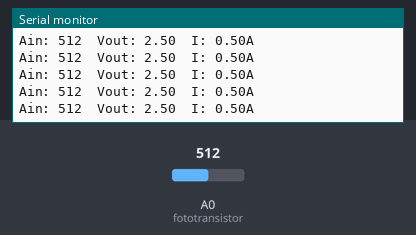
The sketch below on a simulated Arduino Uno, built with avr-gcc and run on an emulated ATmega328P. On the bench: the last lines printed to the serial monitor. Inputs (shaded band) come from the test bench; at power-on: A0 (fototransistor) = 512.

Above: at 1.2 s.
1.3 s: A0 (fototransistor) set to 106
At 1.33 s:
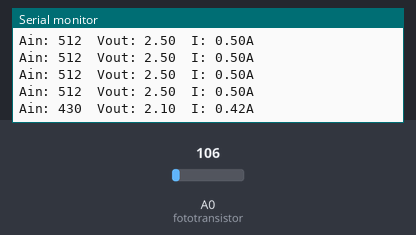
4.3 s: A0 (fototransistor) set to 95
At 4.3 s:
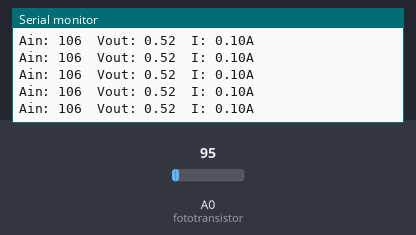
Timing chart, 0 to 7.3 s (numbered marks = the images above; inputs shaded):
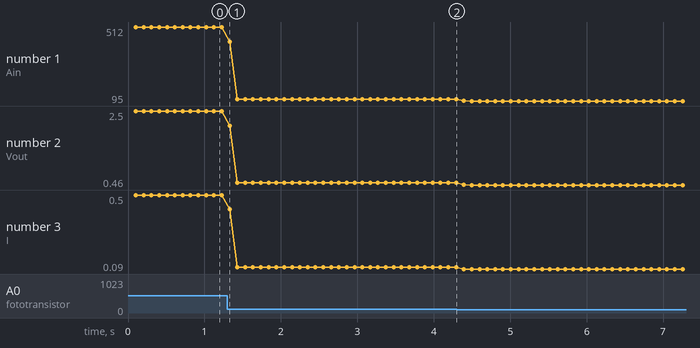

The sketch:

practica5.ino
```cpp
int fototransistor = A0;
const int numMuestras = 10;
int muestras[numMuestras];
void setup() {
  // put your setup code here, to run once:
  Serial.begin(9600);
}

void loop() {
  // put your main code here, to run repeatedly:
  int promedio;
  int i;

  for (i=0;i < numMuestras;i++){
    muestras[i] = analogRead(fototransistor);
    delay(10);
  }

  promedio = 0;
  for (i=0; i < numMuestras;i++){
    promedio += muestras[i];
  }

  promedio /= numMuestras;

  Serial.print("Ain: ");
  Serial.print(promedio);

  float voltaje;
  voltaje = (float)promedio*5/1023;

  Serial.print("\tVout: ");
  Serial.print(voltaje);

  float corriente;
  corriente = voltaje/5;

  Serial.print("\tI: ");
  Serial.print(corriente);
  Serial.println("A");
}
```

Measured:
- after the input at 1.3 s, the serial monitor: prints a new line at once (image 1)
- plotted number 1: 512 → 106 after the input at 1.3 s, 106 → 95 after the input at 4.3 s
- plotted number 2: 2.5 → 0.52 after the input at 1.3 s, 0.52 → 0.46 after the input at 4.3 s
- plotted number 3: 0.5 → 0.1 after the input at 1.3 s, 0.1 → 0.09 after the input at 4.3 s
